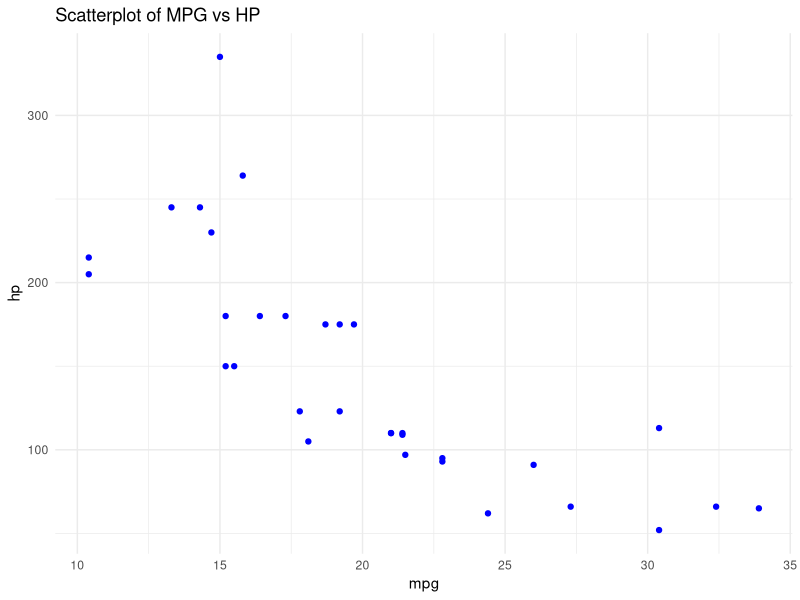

Write the R code that produced this figure.
# Install required packages (run only once)
#install.packages(c("ggplot2", "dplyr", "tidyr", "data.table"))

# Load libraries
library(ggplot2)
library(dplyr)
library(tidyr)
library(data.table)

# 1. Create a basic scatterplot using ggplot2
ggplot(mtcars, aes(x=mpg, y=hp)) + 
  geom_point(color="blue") + 
  ggtitle("Scatterplot of MPG vs HP") +
  theme_minimal()

# 2. Use dplyr to filter and arrange the iris dataset
iris_filtered <- iris %>%
  filter(Species == "setosa") %>%
  arrange(Sepal.Length)

print(head(iris_filtered))  # Display first few rows

# 3. Use tidyr to pivot a dataset from wide to long format and vice versa
wide_data <- data.frame(ID=c(1,2), A=c(10,20), B=c(30,40))

# Convert from wide to long format
long_data <- wide_data %>%
  pivot_longer(cols = c(A, B), names_to = "Variable", values_to = "Value")

print(long_data)

# Convert back from long to wide format
wide_data_again <- long_data %>%
  pivot_wider(names_from = Variable, values_from = Value)

print(wide_data_again)

# 4. Use data.table for simple aggregation
dt <- data.table(ID=1:5, Score=c(90,85,80,95,70))

# Calculate mean score
mean_score <- dt[, .(Mean_Score = mean(Score))]

print(mean_score)
